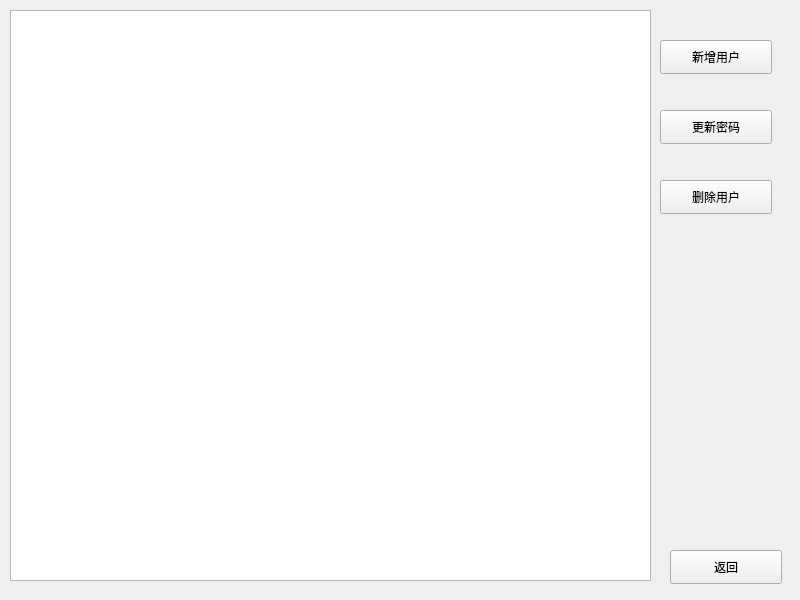
<?xml version="1.0" encoding="UTF-8"?>
<ui version="4.0">
 <class>userinfoWin</class>
 <widget class="QMainWindow" name="userinfoWin">
  <property name="geometry">
   <rect>
    <x>0</x>
    <y>0</y>
    <width>800</width>
    <height>600</height>
   </rect>
  </property>
  <property name="windowTitle">
   <string>MainWindow</string>
  </property>
  <widget class="QWidget" name="centralwidget">
   <widget class="QPushButton" name="New">
    <property name="geometry">
     <rect>
      <x>660</x>
      <y>40</y>
      <width>112</width>
      <height>34</height>
     </rect>
    </property>
    <property name="text">
     <string>新增用户</string>
    </property>
   </widget>
   <widget class="QPushButton" name="PassChange">
    <property name="geometry">
     <rect>
      <x>660</x>
      <y>110</y>
      <width>112</width>
      <height>34</height>
     </rect>
    </property>
    <property name="text">
     <string>更新密码</string>
    </property>
   </widget>
   <widget class="QPushButton" name="DelUser">
    <property name="geometry">
     <rect>
      <x>660</x>
      <y>180</y>
      <width>112</width>
      <height>34</height>
     </rect>
    </property>
    <property name="text">
     <string>删除用户</string>
    </property>
   </widget>
   <widget class="QPushButton" name="returnBack">
    <property name="geometry">
     <rect>
      <x>670</x>
      <y>550</y>
      <width>112</width>
      <height>34</height>
     </rect>
    </property>
    <property name="text">
     <string>返回</string>
    </property>
   </widget>
   <widget class="QTableWidget" name="tableWidget">
    <property name="geometry">
     <rect>
      <x>10</x>
      <y>10</y>
      <width>641</width>
      <height>571</height>
     </rect>
    </property>
   </widget>
  </widget>
 </widget>
 <resources/>
 <connections/>
</ui>
